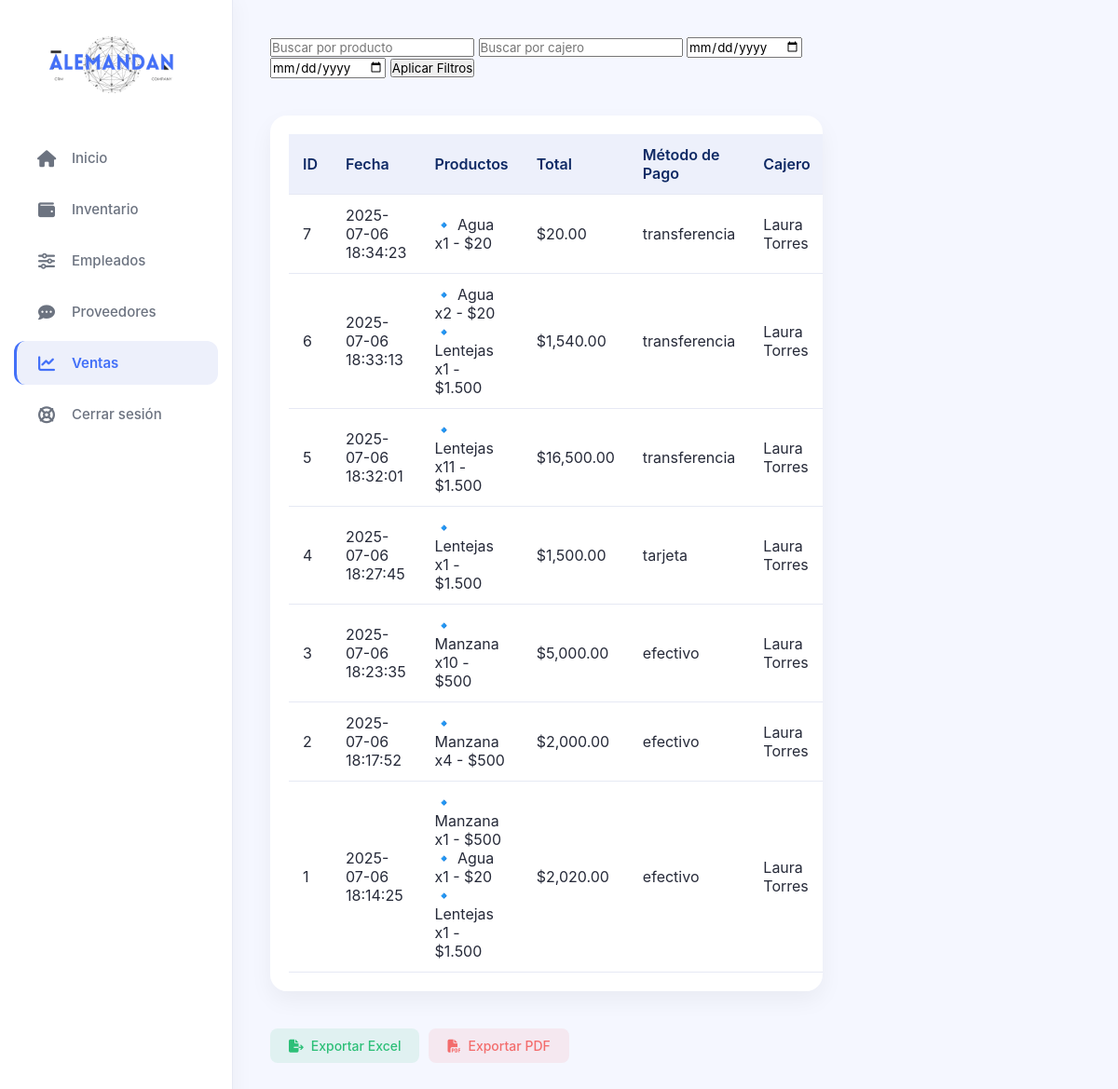
The app's page /NewAlemandan/roles/administrador/actividades/ventas.php with its own data.
### tables this page shows
CREATE TABLE `ventas` (
  `id` int(11) NOT NULL,
  `fecha` datetime DEFAULT current_timestamp(),
  `productos` text NOT NULL,
  `total` decimal(10,2) NOT NULL,
  `metodo_pago` varchar(50) NOT NULL,
  `cajero` varchar(100) NOT NULL
);

### NewAlemandan/roles/administrador/actividades/ventas.php (the view, shortened to what this page needs)
<?php
require_once("../../../includes/db.php");
$filtroProducto = $_GET['producto'] ?? '';
$filtroCajero = $_GET['cajero'] ?? '';
$fechaDesde = $_GET['fecha_desde'] ?? '';
$fechaHasta = $_GET['fecha_hasta'] ?? '';
$sql = "SELECT * FROM ventas WHERE 1=1";
$params = [];
$sql .= " ORDER BY fecha DESC";
$stmt = $conexion->prepare($sql);
$stmt->execute($params);
$ventas = $stmt->fetchAll(PDO::FETCH_ASSOC);
?>
<!DOCTYPE html>
<html lang="es">
<head>
    <link rel="stylesheet" href="/assets/css/ventas.css">
    <link rel="stylesheet" href="https://cdnjs.cloudflare.com/ajax/libs/font-awesome/6.4.0/css/all.min.css" />
</head>
<body>
<div class="sidebar">
    <div class="logo"><img src="/assets/img/Alogo2.png" alt="Logo Alemandan" width="180"></div>
    <div class="nav-menu">
        <a href="/roles/administrador/dashboard_admin.php" class="nav-item"><i class="fas fa-home"></i>Inicio</a>
        <a href="/roles/administrador/actividades/inventario.php" class="nav-item"><i class="fas fa-wallet"></i>Inventario</a>
        <a href="/roles/administrador/actividades/empleados.php" class="nav-item"><i class="fas fa-sliders-h"></i>Empleados</a>
        <a href="/roles/administrador/actividades/proveedores.php" class="nav-item"><i class="fas fa-comment-dots"></i>Proveedores</a>
        <a href="/roles/administrador/actividades/ventas.php" class="nav-item active"><i class="fas fa-chart-line"></i>Ventas</a>
        <a href="/main pages/index.php" class="nav-item"><i class="fas fa-life-ring"></i>Cerrar sesión</a>
    </div>
</div>
<div class="main-content">
    <div class="dashboard-container">
        <div class="dashboard-main">
            <form method="GET" class="filtro-form">
                <input type="text" name="producto" placeholder="Buscar por producto" value="<?= htmlspecialchars($filtroProducto) ?>">
                <input type="text" name="cajero" placeholder="Buscar por cajero" value="<?= htmlspecialchars($filtroCajero) ?>">
                <input type="date" name="fecha_desde" value="<?= htmlspecialchars($fechaDesde) ?>">
                <input type="date" name="fecha_hasta" value="<?= htmlspecialchars($fechaHasta) ?>">
                <button type="submit">Aplicar Filtros</button>
            </form>
            <div class="report-table">
                <table>
                    <thead>
                        <tr>
                            <th>ID</th>
                            <th>Fecha</th>
                            <th>Productos</th>
                            <th>Total</th>
                            <th>Método de Pago</th>
                            <th>Cajero</th>
                        </tr>
                    </thead>
                    <tbody>
                        <?php if (count($ventas) > 0): ?>
                            <?php foreach ($ventas as $venta): ?>
                                <tr>
                                    <td><?= $venta['id'] ?></td>
                                    <td><?= $venta['fecha'] ?></td>
                                    <td>
                                        <?php
                                        $productos = json_decode($venta['productos'], true);
                                        if (is_array($productos)) {
                                            foreach ($productos as $p) {
                                                echo "🔹 " . $p['nombre'] . " x" . $p['cantidad'] . " - $" . number_format($p['precio'], 0, ',', '.') . "<br>";
                                            }
                                        } else {
                                            echo $venta['productos'];
                                        }
                                        ?>
                                    </td>
                                    <td>$<?= number_format($venta['total'], 2) ?></td>
                                    <td><?= $venta['metodo_pago'] ?></td>
                                    <td><?= $venta['cajero'] ?></td>
                                </tr>
                            <?php endforeach; ?>
                        <?php else: ?>
                            <tr><td colspan="6">No se encontraron ventas con los filtros aplicados.</td></tr>
                        <?php endif; ?>
                    </tbody>
                </table>
            </div>
            <div class="report-actions">
                <button class="action-btn export" onclick="exportar('excel')"><i class="fas fa-file-export"></i> Exportar Excel</button>
                <button class="action-btn pdf" onclick="exportar('pdf')"><i class="fas fa-file-pdf"></i> Exportar PDF</button>
            </div>
        </div>
    </div>
</div>
</body>
</html>

### NewAlemandan/assets/css/ventas.css (style rules this page uses)
:root { --primary-color: #4370f8; --primary-light: #edf0fb; --primary-dark: #0f2a65; --secondary-color: #3b3f5c; --gray-light: #f5f7ff; --gray-medium: #e6e9f4; --gray-dark: #828795; --danger: #f36c6c; --success: #2dbf78; --white: #ffffff; --text-primary: #262a39; --text-secondary: #6c7380; --card-shadow: 0 10px 25px rgba(0, 0, 0, 0.05); --sidebar-width: 280px; --header-height: 80px; --border-radius: 18px; }
* { margin: 0; padding: 0; box-sizing: border-box; font-family: "Inter", -apple-system, BlinkMacSystemFont, "Segoe UI", Roboto, sans-serif; }
body { background-color: var(--gray-light); color: var(--text-primary); display: flex; min-height: 100vh; overflow-x: hidden; }
.sidebar { width: var(--sidebar-width); background-color: var(--white); border-right: 1px solid var(--gray-medium); padding: 35px 0; display: flex; flex-direction: column; position: fixed; top: 0; left: 0; bottom: 0; z-index: 100; box-shadow: 5px 0 20px rgba(0, 0, 0, 0.03); }
.logo { padding: 0 30px 35px; }
.logo img { max-width: 100%; height: auto; }
.nav-menu { display: flex; flex-direction: column; flex-grow: 1; padding: 0 15px; }
.nav-item { display: flex; align-items: center; padding: 14px 20px; color: var(--text-secondary); text-decoration: none; font-weight: 500; font-size: 15px; margin-bottom: 8px; transition: all 0.3s ease; border-radius: 12px; border-left: 3px solid transparent; }
.nav-item.active { background-color: var(--primary-light); color: var(--primary-color); font-weight: 600; border-left: 3px solid var(--primary-color); }
.nav-item i { margin-right: 15px; font-size: 18px; width: 24px; text-align: center; }
.main-content { flex: 1; margin-left: var(--sidebar-width); padding: 40px; max-width: 1800px; width: calc(100% - var(--sidebar-width)); }
.dashboard-container { display: grid; grid-template-columns: 3fr 1.2fr; gap: 40px; }
.dashboard-main { display: grid; gap: 40px; }
.report-table { background-color: var(--white); border-radius: var(--border-radius); padding: 20px; box-shadow: var(--card-shadow); overflow-x: auto; }
.report-table table { width: 100%; border-collapse: collapse; }
.report-table th, .report-table td { padding: 12px 15px; text-align: left; border-bottom: 1px solid var(--gray-medium); }
.report-table th { background-color: var(--primary-light); color: var(--primary-dark); font-weight: 600; }
.report-actions { display: flex; gap: 15px; margin-bottom: 25px; }
.report-actions .action-btn { padding: 10px 20px; border-radius: 8px; font-size: 14px; font-weight: 500; cursor: pointer; transition: all 0.3s ease; display: flex; align-items: center; border: none; }
.report-actions .action-btn i { margin-right: 8px; }
.action-btn.export { background-color: rgba(45, 191, 120, 0.1); color: var(--success); }
.action-btn.pdf { background-color: rgba(243, 108, 108, 0.1); color: var(--danger); }
.report-actions { display: flex; gap: 10px; }
@media (max-width: 1200px) { .sidebar { width: 250px; } }
@media (max-width: 1200px) { .main-content { margin-left: 250px; width: calc(100% - 250px); } }

### records on screen
ventas: id "7", fecha "2025-07-06 18:34:23", nombre "Agua", cantidad "1", precio "20", total "20.00", metodo_pago "transferencia", cajero "Laura Torres"
ventas: id "6", fecha "2025-07-06 18:33:13", nombre "Agua", cantidad "2", precio "20", nombre "Lentejas", cantidad "1", precio "1.500", total "1,540.00", metodo_pago "transferencia", cajero "Laura Torres"
ventas: id "5", fecha "2025-07-06 18:32:01", nombre "Lentejas", cantidad "11", precio "1.500", total "16,500.00", metodo_pago "transferencia", cajero "Laura Torres"
ventas: id "4", fecha "2025-07-06 18:27:45", nombre "Lentejas", cantidad "1", precio "1.500", total "1,500.00", metodo_pago "tarjeta", cajero "Laura Torres"
ventas: id "3", fecha "2025-07-06 18:23:35", nombre "Manzana", cantidad "10", precio "500", total "5,000.00", metodo_pago "efectivo", cajero "Laura Torres"
ventas: id "2", fecha "2025-07-06 18:17:52", nombre "Manzana", cantidad "4", precio "500", total "2,000.00", metodo_pago "efectivo", cajero "Laura Torres"
ventas: id "1", fecha "2025-07-06 18:14:25", nombre "Manzana", cantidad "1", precio "500", nombre "Agua", precio "20", nombre "Lentejas", precio "1.500", total "2,020.00", metodo_pago "efectivo", cajero "Laura Torres"
